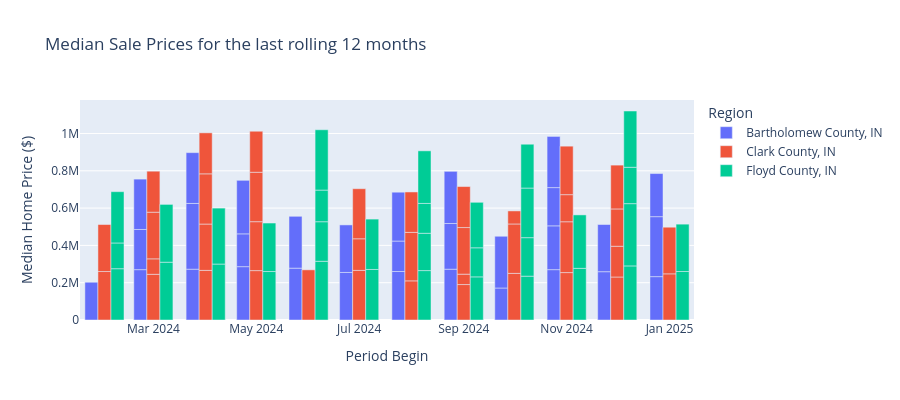

The code cell stored with this chart in its notebook:
### Code cell
# Create a bar graph
fig = px.bar(filtered_bcf_sansdt, x='Period Begin', y='Median Sale Price', color='Region', barmode='group',
             title='Median Sale Prices for the last rolling 12 months',
             labels={'Median Sale Price': 'Median Home Price ($)', 'Date': 'Period Begin'},
             height=400)

fig.show()
